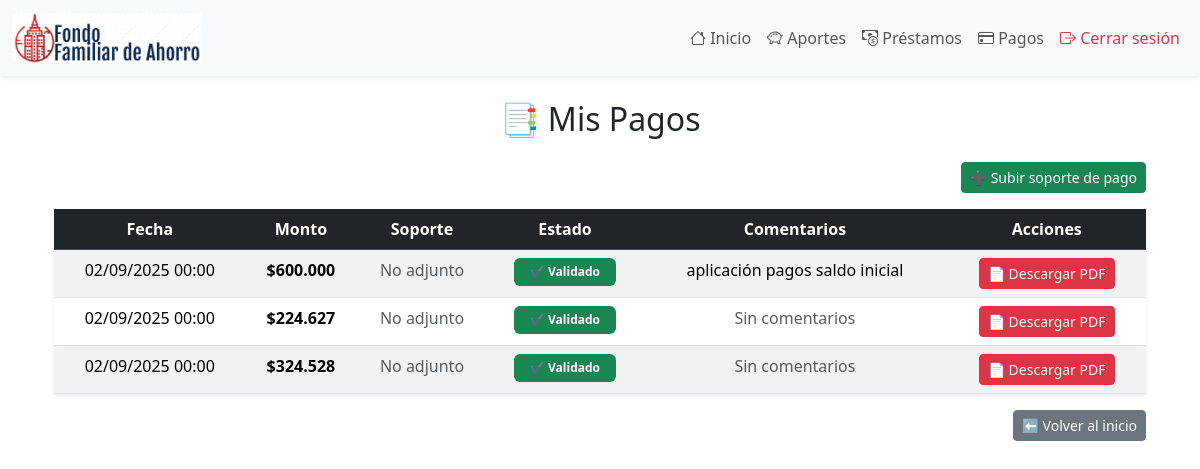
Page /mis-pagos/ (signed in) on the committed database.
### fonar/models.py (models this page shows, shortened)
class Pago(models.Model):
    usuario = models.ForeignKey(Usuario, on_delete=models.CASCADE)
    monto_reportado = models.DecimalField(max_digits=12, decimal_places=2)
    soporte = models.FileField(upload_to="pagos/soportes/", blank=True, null=True)
    fecha = models.DateTimeField(default=timezone.now)
    validado = models.BooleanField(default=False)
    comentarios = models.TextField(blank=True, null=True)

### fonar/views.py (the view)
# urls.py: path('mis-pagos/', views.mis_pagos, name='mis_pagos'),
@login_required
def mis_pagos(request):
    pagos = Pago.objects.filter(usuario=request.user).order_by('-fecha')
    return render(request, 'fonar/mis_pagos.html', {'pagos': pagos})

### fonar/templates/fonar/mis_pagos.html
{% extends "fonar/base.html" %}
{% load humanize %}
{% block content %}
<div class="container mt-4">
    <h2 class="mb-4 text-center">📑 Mis Pagos</h2>
    <div class="text-end mb-3">
        <a href="{% url 'subir_pago' %}" class="btn btn-success btn-sm">
            ➕ Subir soporte de pago
        </a>
    </div>
    {% if pagos %}
        <table class="table table-striped table-hover text-center shadow-sm">
            <thead class="table-dark">
                <tr>
                    <th>Fecha</th>
                    <th>Monto</th>
                    <th>Soporte</th>
                    <th>Estado</th>
                    <th>Comentarios</th>
                    <th>Acciones</th>
                </tr>
            </thead>
            <tbody>
                {% for pago in pagos %}
                <tr>
                    <td>{{ pago.fecha|date:"d/m/Y H:i" }}</td>
                    <td class="fw-bold">${{ pago.monto_reportado|floatformat:0|intcomma }}</td>
                    <td>
                        {% if pago.soporte %}
                            <a href="{{ pago.soporte.url }}" target="_blank" class="btn btn-sm btn-outline-primary">
                                📂 Ver archivo
                            </a>
                        {% else %}
                            <span class="text-muted">No adjunto</span>
                        {% endif %}
                    </td>
                    <td>
                        {% if pago.validado %}
                            <span class="badge bg-success px-3 py-2">✔ Validado</span>
                        {% else %}
                            <span class="badge bg-warning text-dark px-3 py-2">⏳ Pendiente</span>
                        {% endif %}
                    </td>
                    <td>
                        {% if pago.comentarios %}
                            {{ pago.comentarios }}
                        {% else %}
                            <span class="text-muted">Sin comentarios</span>
                        {% endif %}
                    </td>
                    <td>
                        {% if pago.validado %}
                            <a href="{% url 'pago_pdf' pago.id %}" class="btn btn-sm btn-danger">
                                📄 Descargar PDF
                            </a>
                        {% else %}
                            <span class="text-muted">-</span>
                        {% endif %}
                    </td>
                </tr>
                {% endfor %}
            </tbody>
        </table>
    {% else %}
        <div class="alert alert-info text-center shadow-sm">
            <p class="mb-2">Aún no has registrado pagos.</p>
            <a href="{% url 'subir_pago' %}" class="btn btn-success btn-sm">➕ Subir soporte de pago</a>
        </div>
    {% endif %}
    <div class="text-end mt-3">
        <a href="{% url 'inicio' %}" class="btn btn-secondary btn-sm">⬅ Volver al inicio</a>
    </div>
</div>
{% endblock %}

### rows in the picture
Pago: fecha "02/09/2025 00:00", monto_reportado "600.000", soporte "No adjunto", validado "✔ Validado", comentarios "aplicación pagos saldo inicial"
Pago: fecha "02/09/2025 00:00", monto_reportado "224.627", soporte "No adjunto", validado "✔ Validado", comentarios "Sin comentarios"
Pago: fecha "02/09/2025 00:00", monto_reportado "324.528", soporte "No adjunto", validado "✔ Validado", comentarios "Sin comentarios"
